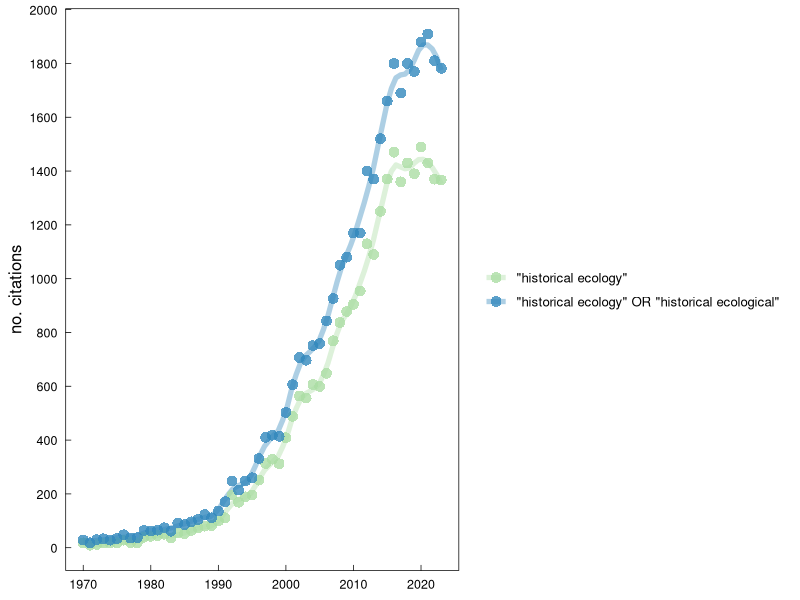

R code for this plot:
#### this script is for plotting Google Scholar citations 
#### tentatively figure 1 in the manuscript
#### of data from the project entitled "Global research priorities for historical ecology to inform conservation"
#### known colloquially as HE 20Qs 


library(ggplot2)      # plotting and viz
library(ggthemes)     # helpful ggplot themes
library(RColorBrewer) # pretty colors
library(patchwork)


# custom ggplot theme
themeKV <- theme_few()+
  theme(strip.background = element_blank(),
        axis.line = element_blank(),
        axis.text.x = element_text(colour = "black", margin = margin(0.2, unit = "cm")),
        axis.text.y = element_text(colour = "black", margin = margin(c(1, 0.2), unit = "cm")),
        axis.ticks.x = element_line(colour = "black", linewidth=.25), 
        axis.ticks.y = element_line(colour = "black", linewidth=.25),
        axis.ticks.length=unit(-0.15, "cm"), 
        element_line(colour = "black", linewidth=.5),
        panel.border = element_rect(colour = "black", fill=NA, linewidth=.5),
        legend.title=element_blank(),
        strip.text=element_text(hjust=0))


#### read in Google Scholar citation data
## query for the exact phrase "historical ecology" annually from 1970-present
## tabulating the counts from queries like this:
## https://scholar.google.com/scholar?q=%22historical+ecology%22&hl=en&as_sdt=0%2C10&as_ylo=2022&as_yhi=2022


# setwd("/Users/kylevanhoutan/historical_20Qs/")
cites <- read.csv('data/citations.csv')

ggplot(cites, aes(x = YEAR, y = CITATIONS, group = SEARCH, color = SEARCH)) +
  themeKV + 
  theme(axis.title.x=element_blank(),
        axis.text.y = element_text(size = 9),
        axis.text.x = element_text(size = 9)) + 
  geom_line(aes(color=SEARCH), stat="smooth", method = "loess", formula = y ~ x, span = 0.15, 
            se = FALSE, linewidth = 1.8, alpha = 0.4)  +
  scale_color_manual(values=c("#abdda4", "#3288bd")) + 
  geom_point(size = 3.3, shape = 16, alpha = 0.8) +
  scale_fill_manual(values=c("#abdda4", "#3288bd")) + 
  scale_y_continuous(breaks = seq(0, 2000, by = 200)) +
  ylab("no. citations") +
  xlab("publication year")
